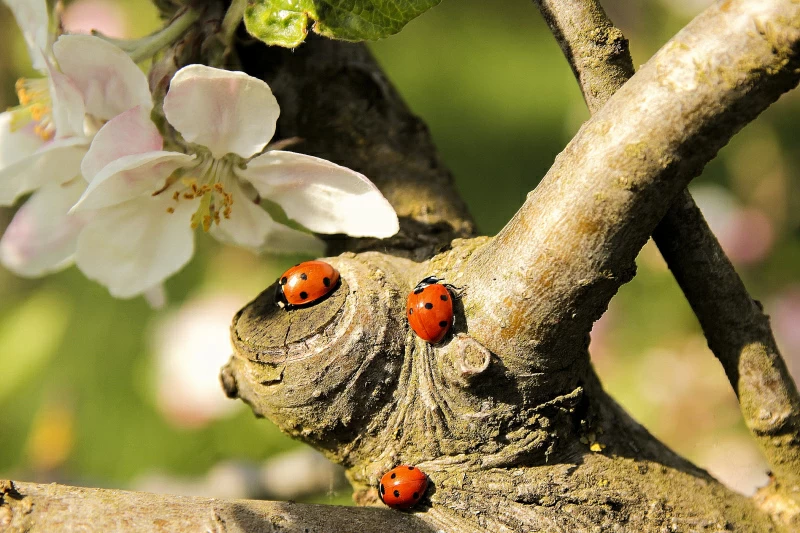
#> input picture common_files/14.webp, 800 x 533 px
$ jupyter execute --allow-errors zad05.ipynb
#> lines starting #> are read from the running program, lines starting #| are printed output that depends on the picture
#> `img = Image.open(INPUT_IMAGE_PATH).convert('L')`:
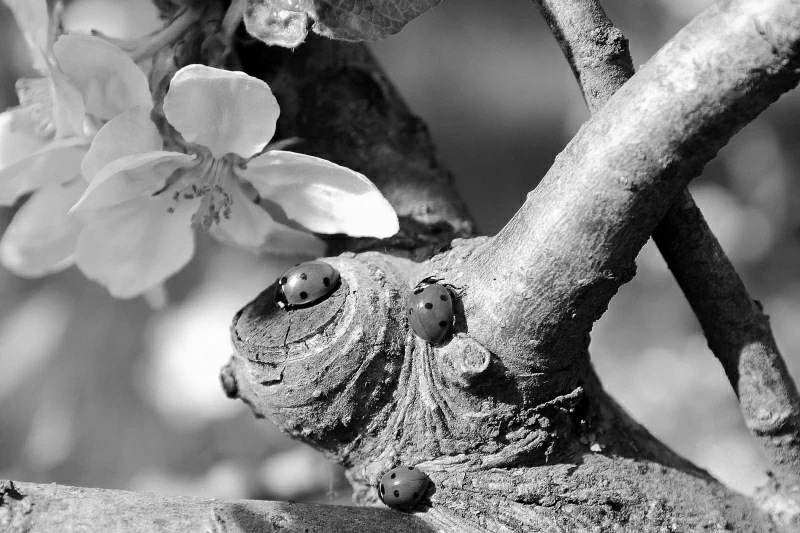
#> img: PIL image 800x533 L; min 0, max 255, mean 129.2
# Zad 05 - `Zadanie_twarzy`

**Temat:** Analiza "eigenfaces"

 ## **Treść zadania**

Zadanie dotyczy liczby r wartości własnych (i odpowiednio "twarzy wlasnych") używając które możemy zachować więcej niż k% informacji zawartej w zdjęciu (określonym w wariantach do pierwszego zajęcia). Przedstawić wynikowe zdjęcie z użyciem odpowiedniej liczby eigenfaces.

**Wariant zadania: `14`**

$ k = 45 $

### Kod Python

[cell 1]
import matplotlib.pyplot as plt
import numpy as np
import os
import scipy.io
from PIL import Image
import warnings
warnings.filterwarnings('ignore')

plt.rcParams['figure.figsize'] = [8, 8]
plt.rcParams.update({'font.size': 18})

INPUT_IMAGE_PATH = "../common_files/14.webp"
OUTPUT_IMAGE_PATH = "14-compressed.webp"

# Wczytanie danych treningowych
#> (the rest of this cell did not finish here and is left out)

#> (a cell that did not finish here is left out)

#> (a cell that did not finish here is left out)
